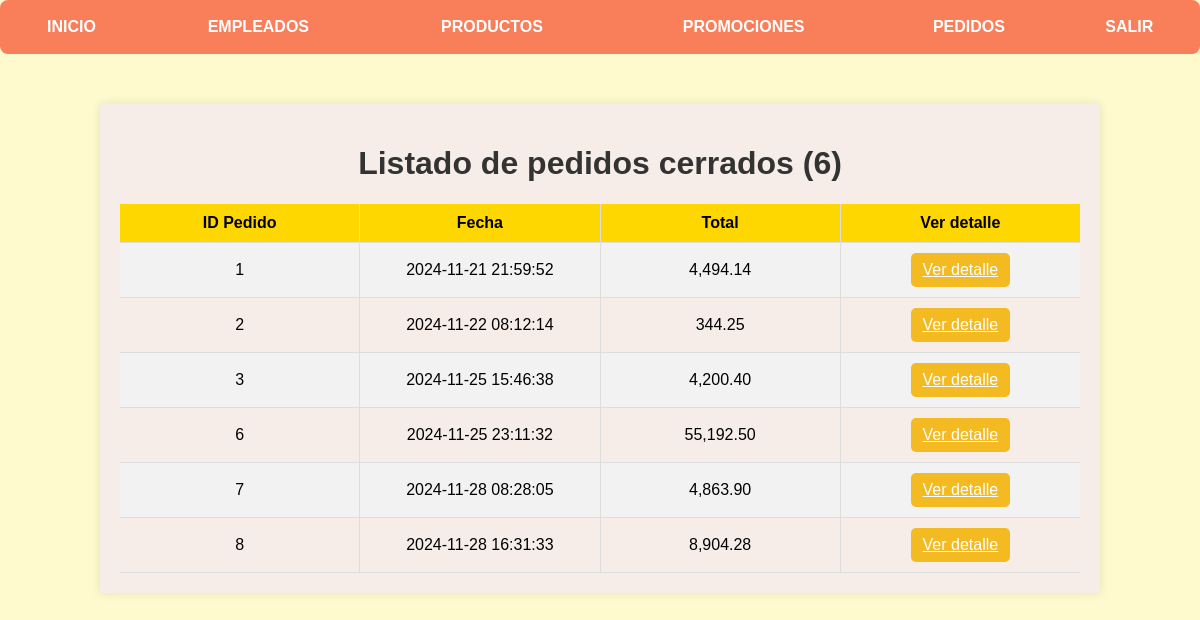
Screenshot of /pedidos_lista.php (signed in) with the database file from the repository.
### tables this page shows
CREATE TABLE `pedidos` (
  `id` int(11) NOT NULL,
  `fecha` datetime NOT NULL,
  `id_cliente` int(11) NOT NULL,
  `status` int(11) DEFAULT 0
);

### pedidos_lista.php (the view, shortened to what this page needs)
<?php
$con = conecta();
$sql = "SELECT p.id, p.fecha, SUM(pp.cantidad * pp.precio) AS total
        FROM pedidos p
        JOIN pedidos_productos pp ON p.id = pp.id_pedido
        WHERE p.status = 1
        GROUP BY p.id";
$res = $con->query($sql);
$num = $res->num_rows;
?>
<!DOCTYPE html>
<html lang="es">
<head>
</head>
<body>
    <?php
        include('menu_navegacion.php');
    ?>
    <div class="container">
        <h1>Listado de pedidos cerrados (<?php echo $num; ?>)</h1>
        <div class="tabla-pedidos">
            <div class="fila header">
                <div>ID Pedido</div>
                <div>Fecha</div>
                <div>Total</div>
                <div>Ver detalle</div>
            </div>
            <?php while($row = $res->fetch_array()): ?>
            <div class="fila" id="fila-<?php echo $row['id']; ?>">
                <div><?php echo $row["id"]; ?></div>
                <div><?php echo $row["fecha"]; ?></div>
                <div><?php echo number_format($row["total"], 2); ?></div>
                <div>
                    <a href="verDetalle_pedidos.php?id=<?php echo $row['id']; ?>" class="btn-ver">Ver detalle</a>
                </div>
            </div>
            <?php endwhile; ?>
        </div>
    </div>
</body>
</html>

### pedidos_lista.php (style rules this page uses)
body { font-family: Arial, sans-serif; margin: 0; padding: 0; background-color: #FFFACD; }
.container { width: 80%; margin: 50px auto; background-color: #F6EDE8; padding: 20px; box-shadow: 0 0 10px rgba(0, 0, 0, 0.1); }
h1 { text-align: center; color: #333; }
.tabla-pedidos { display: flex; flex-direction: column; }
.fila { display: flex; border-bottom: 1px solid #ddd; }
.fila.header { font-weight: bold; background-color: #FFD700; }
.fila div { padding: 10px; flex: 1; border-right: 1px solid #ddd; display: flex; justify-content: center; align-items: center; }
.fila div:last-child { border-right: none; }
.fila:nth-child(even) { background-color: #f2f2f2; }
.btn-ver { background-color: #f4ba21; color: white; padding: 8px 12px; border-radius: 5px; border: none; cursor: pointer; }

### menu_navegacion.php (style rules this page uses)
body { font-family: Arial, sans-serif; }

### rows the page displays
pedidos: id "1", fecha "2024-11-21 21:59:52", total "4,494.14"
pedidos: id "2", fecha "2024-11-22 08:12:14", total "344.25"
pedidos: id "3", fecha "2024-11-25 15:46:38", total "4,200.40"
pedidos: id "6", fecha "2024-11-25 23:11:32", total "55,192.50"
pedidos: id "7", fecha "2024-11-28 08:28:05", total "4,863.90"
pedidos: id "8", fecha "2024-11-28 16:31:33", total "8,904.28"

### other values shown
$num "6"
